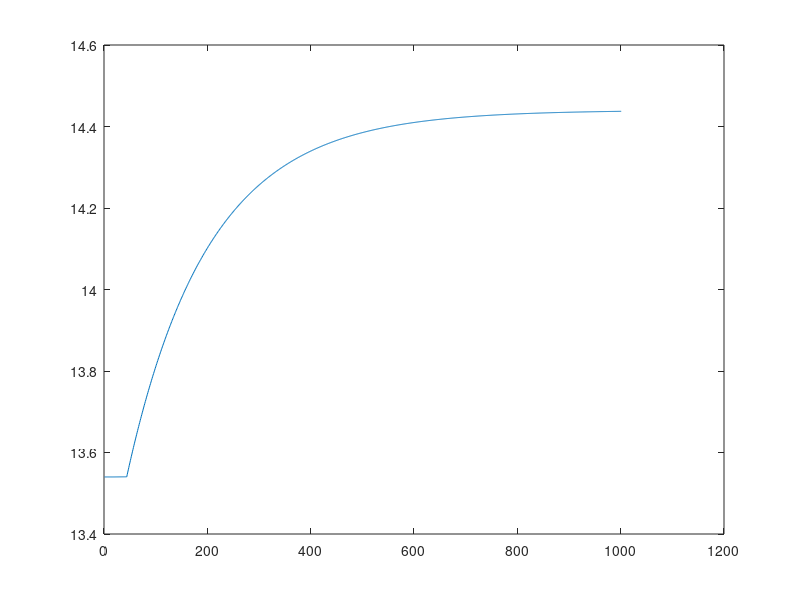
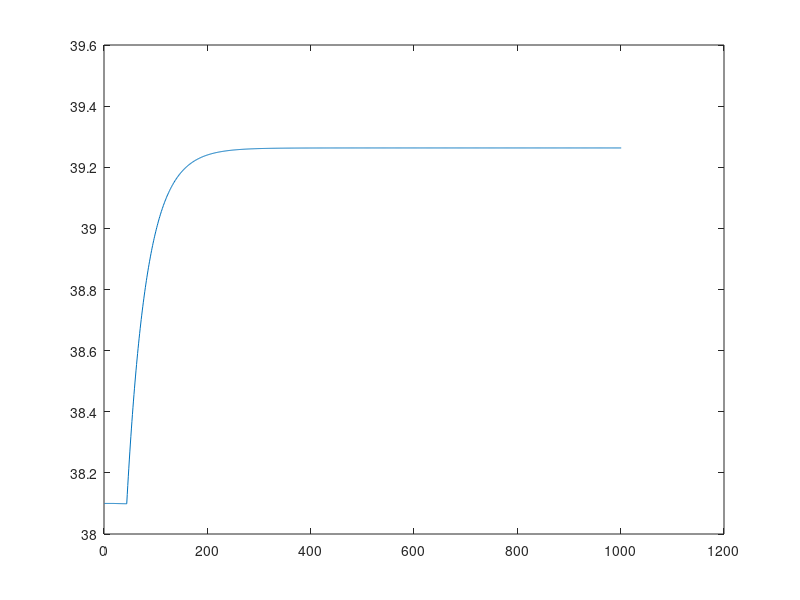

The MATLAB source for these figures, in order:

Tc = 17;
Th = 75;
Td = 42;
Fc = 50;
Fh = 27;
Fd = 15;
tauC = 170;
tauH = 220;

Tp = 10;
Ts = 10000;


k_max = Ts/Tp;
tauC = tauC/Tp;
tauH = tauH/Tp;

hpp= 13.54;
Tpp = 38.10;
r = 68;
alpha = 25;



h(1:k_max) = hpp;
T(1:k_max) = Tpp;


Fh_in(1:k_max) = 27;
Fc_in(1:k_max) = 50;

Fh_in(tauH:k_max) = 30;
Fc_in(tauC:k_max) = 50;

Fh(1:tauH) = Fh_in(1);
Fc(1:tauC) = Fc_in(1);

for k=tauC+1:k_max
    
    Fc = Fc_in(k-tauC);
     
    if k <= tauH
       Fh = Fh_in(1);
    else
       Fh = Fh_in(k - tauH); 
    end
    
    h(k+1) = h(k) + Tp * ((Fh + Fc + Fd - alpha*sqrt(h(k))) / (2*r*pi*h(k) - pi*h(k)^2));
    T(k+1) = T(k) + Tp* ((-T(k) * (Fh + Fc + Fd ) + Fh*Th + Fc*Tc + Fd*Td) / (pi*h(k)^2*r - pi*h(k)^3/3));
    
end

figure(1)
plot(h)
figure(2)
plot(T)
